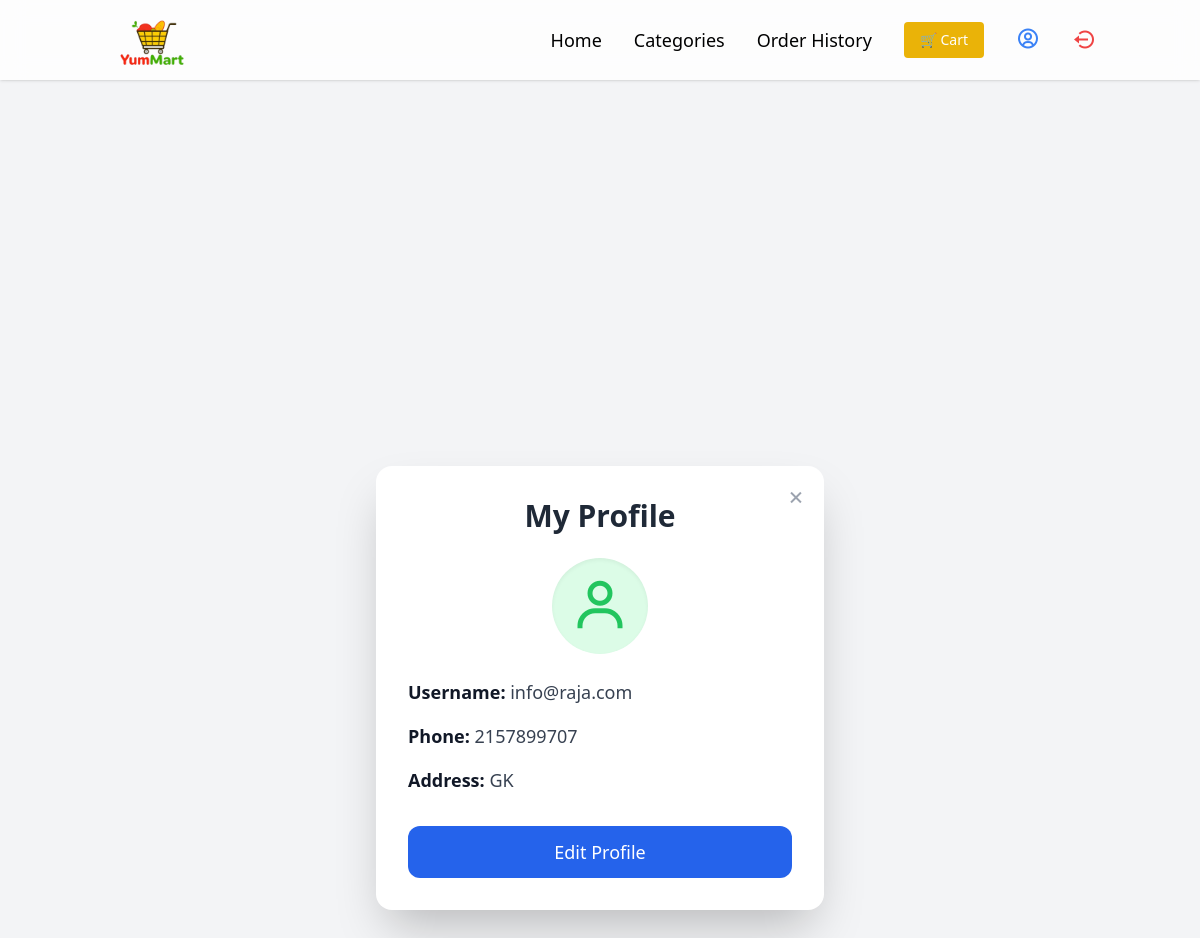
Screenshot of /profile/ (signed in) with the database file from the repository.
### store/models.py (models this page shows, shortened)
class UserProfile(models.Model):
    user = models.OneToOneField(User, on_delete=models.CASCADE)
    phone = models.CharField(max_length=15, blank=True, null=True)
    address = models.TextField(blank=True, null=True)

### store/views.py (the view)
# urls.py: path('profile/', view_profile, name='view_profile'),
@login_required
def view_profile(request):
    user_profile, _ = UserProfile.objects.get_or_create(user=request.user)
    return render(request, 'store/view_profile.html', {'user_profile': user_profile})

### store/templates/store/view_profile.html (shortened to what this page needs)
{% extends "store/base.html" %}
{% block content %}
<div class="min-h-screen flex items-center justify-center bg-gray-100 px-4">
    <div class="max-w-md w-full bg-white p-8 rounded-2xl shadow-2xl relative">
        <span class="absolute right-4 top-4">
            <a href="{% url 'home' %}" class="text-gray-400 hover:text-gray-600 transition">
                <i class='bx bx-x text-2xl'></i>
            </a>
        </span>
        <h2 class="text-3xl font-bold text-center text-gray-800 mb-6">My Profile</h2>
        <div class="flex justify-center mb-6">
            <div class="w-24 h-24 bg-green-100 flex items-center justify-center rounded-full shadow-inner">
                <i class="bx bx-user text-6xl text-green-500"></i>
            </div>
        </div>
        <div class="text-gray-700 text-base sm:text-lg space-y-4">
            <p>
                <strong class="font-semibold text-gray-900">Username:</strong>
                {{ user_profile.user.username }}
            </p>
            <p>
                <strong class="font-semibold text-gray-900">Phone:</strong>
                {{ user_profile.phone|default:"Not Provided" }}
            </p>
            <p>
                <strong class="font-semibold text-gray-900">Address:</strong>
                {{ user_profile.address|default:"Not Provided" }}
            </p>
        </div>
        <a href="{% url 'edit_profile' %}"
           class="block w-full text-center bg-blue-600 text-white py-3 rounded-xl text-lg font-medium mt-8 transition duration-300 hover:bg-blue-700 focus:ring-4 focus:ring-blue-300">
            Edit Profile
        </a>
    </div>
</div>
{% endblock %}

### rows the page displays
UserProfile: user.username "info@raja.com", phone "2157899707", address "GK"
